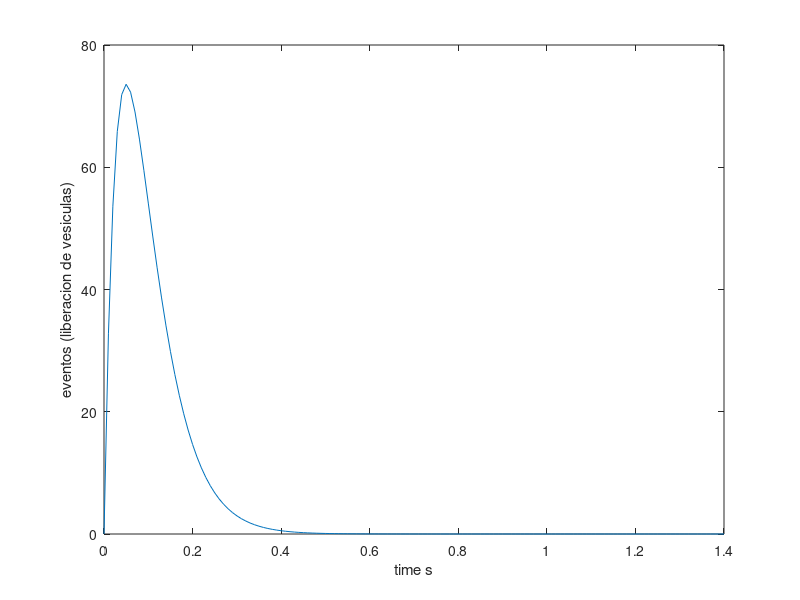

The MATLAB script that drew this image: (Note: this script raises an error after producing the figure.)
close all, clear all, clc
%% poisson distribution 
%observaciones 
T= 0.05;
t= [0:0.01:1.400];
N= 200;
n= N*t./T.*exp(-t./T);
figure
plot(t,n)

ylabel('eventos (liberacion de vesiculas)')
xlabel ('time s')

%% ejemplo de poisson 

% X= [0:100];
% for i=1:numel(X)-1
% x=X(i);%70; % numeros de veces que ocurre un evento durante un intervalo definido ESTE EJEMPLO t 1.4s
% mu= 4;%mean(n);% probabilidad de ocurrencia es la misma para cualesquiera de los intervalos de igual longitud
% P= (exp(-mu)*mu^x)/factorial(x);
% P2(i+1)=P;
% end 
% 
% figure
% plot(X,P2)


%% ajuste de liberacion de vesiculas por poisson 

X= n;%[0:100];
for i=1:numel(X)-1
x=round(X(i));%70; % numeros de veces que ocurre un evento durante un intervalo definido ESTE EJEMPLO t 1.4s
mu= mean(n);% probabilidad de ocurrencia es la misma para cualesquiera de los intervalos de igual longitud
P= (exp(-mu)*mu^x)/factorial(round(x)); %funcion de probabilidad de poisson 
P2(i+1)=P;
P4(i+1)=sum(P2);  % funcion de densidad de probabilidad  de poisson 
end 

%opcional 
p3=smooth(P2);
figure
plot(t,p3)
ylabel('probabilidad de eventos')
xlabel ('time s')

figure
plot(t,P4)
ylabel('probabilidad acumulada')
xlabel ('time s')








%   for i= numel(n)-1
%       u= 1;  %promedio de <n>/t
%       T = 0.02; %tiempo de intervalo 
%       %T = [0:0.01:1.4]; %tiempo de intervalo 
%       nu=n(i) ; %numero esperado 
%       %Pn(i+1) =(((u.*T).^n)/factorial(n)).*exp(-u.*T);
%       Pn(i+1)=(1-exp(-nu./T));
% 
%  end 
% figure 
% plot(t,Pn)



% %% poisson distribution 
% %Pn probabilidad de n 
% u = 1; %promedio de <n>/t
% T = [0:100]; %tiempo de intervalo 
% n = 100; %numero esperado 
% %Pn = (((u.*T).^n)/factorial(n)).*exp(-u.*T);
% Pn=(1-exp(-n./T));
% figure 
% hold on
% plot(T,Pn)